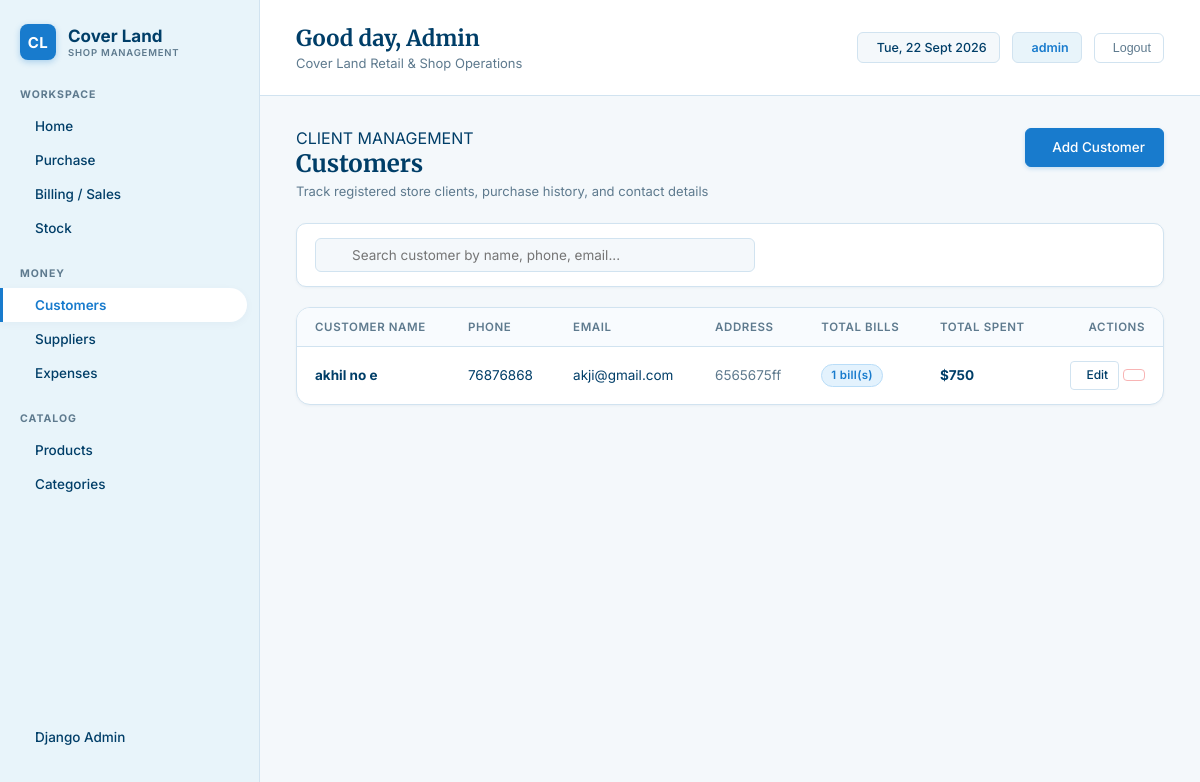
The page /customers/ (signed in) on the database its author committed.
### superadmin/models.py (models this page shows, shortened)
class Customer(models.Model):
    name = models.CharField(max_length=150)
    phone = models.CharField(max_length=20, blank=True, null=True)
    email = models.EmailField(blank=True, null=True)
    address = models.TextField(blank=True, null=True)
    created_at = models.DateTimeField(default=timezone.now, blank=True)
    class Meta:
        ordering = ['name']

### superadmin/views/customers.py (the view, shortened to what this page needs)
# urls.py: path('customers/', views.CustomerListView.as_view(), name='customer_list'),
class CustomerListView(LoginRequiredMixin, ListView):
    model = Customer
    template_name = 'customers/customer_list.html'
    context_object_name = 'customers'
    paginate_by = 10
    def get_queryset(self):
        qs = Customer.objects.annotate(
            total_purchases_count=Count('sales'),
            total_spent=Sum('sales__total_amount')
        ).order_by('name')
        query = self.request.GET.get('q', '').strip()
        return qs
    def get_context_data(self, **kwargs):
        context = super().get_context_data(**kwargs)
        context['search_query'] = self.request.GET.get('q', '')
        return context

### templates/customers/customer_list.html (shortened to what this page needs)
{% extends 'base.html' %}
{% block content %}
<div class="page-header">
    <div class="page-title-group">
        <div class="section-title">CLIENT MANAGEMENT</div>
        <h1>Customers</h1>
        <p class="page-subtitle">Track registered store clients, purchase history, and contact details</p>
    </div>
    <div class="page-actions">
        <a href="{% url 'customer_create' %}" class="btn btn-primary">
             Add Customer
        </a>
    </div>
</div>
<div class="toolbar">
    <form method="get" class="search-box">
        <input type="text" name="q" value="{{ search_query }}" placeholder="Search customer by name, phone, email...">
    </form>
</div>
<div class="card">
    <div class="table-responsive">
        <table class="table">
            <thead>
                <tr>
                    <th>Customer Name</th>
                    <th>Phone</th>
                    <th>Email</th>
                    <th>Address</th>
                    <th>Total Bills</th>
                    <th>Total Spent</th>
                    <th style="text-align: right;">Actions</th>
                </tr>
            </thead>
            <tbody>
                {% for customer in customers %}
                <tr>
                    <td>
                        <strong style="color: var(--text-primary);">{{ customer.name }}</strong>
                    </td>
                    <td>{{ customer.phone|default:"—" }}</td>
                    <td>{{ customer.email|default:"—" }}</td>
                    <td>
                        <span style="color: var(--text-secondary);">
                            {{ customer.address|default:"—"|truncatechars:40 }}
                        </span>
                    </td>
                    <td>
                        <span class="badge badge-info">{{ customer.total_purchases_count }} bill(s)</span>
                    </td>
                    <td>
                        <strong>${{ customer.total_spent|default:"0.00" }}</strong>
                    </td>
                    <td class="actions-cell">
                        <a href="{% url 'customer_update' customer.pk %}" class="btn btn-secondary btn-sm" title="Edit Customer">
                             Edit
                        </a>
                        <a href="{% url 'customer_delete' customer.pk %}" class="btn btn-outline-danger btn-sm" title="Delete Customer">
                        </a>
                    </td>
                </tr>
                {% endfor %}
            </tbody>
        </table>
    </div>
</div>
{% endblock %}

### templates/base.html (shortened to what this page needs)
{% load static %}
<!DOCTYPE html>
<html lang="en">
<head>
    <link rel="stylesheet" href="{% static 'css/styles.css' %}">
</head>
<body>
    <aside class="sidebar">
        <a href="{% url 'dashboard' %}" class="brand">
            <div class="brand-icon">CL</div>
            <div class="brand-text">
                <h1>Cover Land</h1>
                <p>SHOP MANAGEMENT</p>
            </div>
        </a>
        <div class="nav-section">
            <div class="nav-title">WORKSPACE</div>
            <ul class="nav-list">
                <li>
                    <a href="{% url 'dashboard' %}" class="nav-item {% if request.resolver_match.url_name == 'dashboard' %}active{% endif %}">
                         Home
                    </a>
                </li>
                <li>
                    <a href="{% url 'purchase_list' %}" class="nav-item {% if 'purchase' in request.resolver_match.url_name %}active{% endif %}">
                         Purchase
                    </a>
                </li>
                <li>
                    <a href="{% url 'sale_list' %}" class="nav-item {% if 'sale' in request.resolver_match.url_name %}active{% endif %}">
                         Billing / Sales
                    </a>
                </li>
                <li>
                    <a href="{% url 'stock_list' %}" class="nav-item {% if request.resolver_match.url_name == 'stock_list' %}active{% endif %}">
                         Stock
                    </a>
                </li>
            </ul>
        </div>
        <div class="nav-section">
            <div class="nav-title">MONEY</div>
            <ul class="nav-list">
                <li>
                    <a href="{% url 'customer_list' %}" class="nav-item {% if 'customer' in request.resolver_match.url_name %}active{% endif %}">
                         Customers
                    </a>
                </li>
                <li>
                    <a href="{% url 'supplier_list' %}" class="nav-item {% if 'supplier' in request.resolver_match.url_name %}active{% endif %}">
                         Suppliers
                    </a>
                </li>
                <li>
                    <a href="{% url 'expense_list' %}" class="nav-item {% if 'expense' in request.resolver_match.url_name %}active{% endif %}">
                         Expenses
                    </a>
                </li>
            </ul>
        </div>
        <div class="nav-section">
            <div class="nav-title">CATALOG</div>
            <ul class="nav-list">
                <li>
                    <a href="{% url 'product_list' %}" class="nav-item ">
                         Products
                    </a>
                </li>
                <li>
                    <a href="{% url 'category_list' %}" class="nav-item {% if 'category' in request.resolver_match.url_name %}active{% endif %}">
                         Categories
                    </a>
                </li>
            </ul>
        </div>
        <div class="nav-section" style="margin-top: auto;">
            <ul class="nav-list">
                <li>
                    <a href="{% url 'admin:index' %}" class="nav-item" target="_blank">
                         Django Admin
                    </a>
                </li>
            </ul>
        </div>
    </aside>
    <main class="main-content">
        <header class="topbar">
            <div class="greeting">
                <h2>Good day, {% if user.is_authenticated %}{{ user.username|title }}{% else %}Owner{% endif %}</h2>
                <p>Cover Land Retail & Shop Operations</p>
            </div>
            <div class="user-info">
                <div class="date-badge">
                     <span id="current-date"></span>
                </div>
                <div class="user-badge">
                     {% if user.is_authenticated %}{{ user.username }}{% else %}Admin{% endif %}
                </div>
                {% if user.is_authenticated %}
                <form action="{% url 'logout' %}" method="post" style="display: inline;">
                    <button type="submit" class="logout-btn" title="Sign Out">
                         Logout
                    </button>
                </form>
                {% endif %}
            </div>
        </header>
        <div class="dashboard-container">
            {% block content %}
            {% endblock %}
        </div>
    </main>
</body>
</html>

### rows shown on the page
Customer: name "akhil no e", phone "76876868", email "akji@gmail.com", address "6565675ff", total_purchases_count "1", total_spent "750"

### other values the page prints
{{ user.username|title }} "Admin"
{{ user.username }} "admin"
